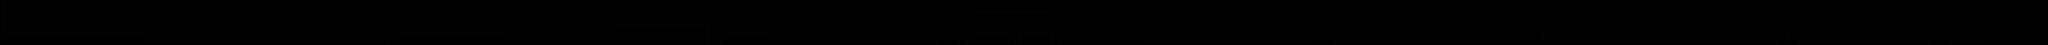

Rendered tile map (Tiled .tmx) drawn with the repository's tilesets; below, a short description and the map source with its tile grids summarised:
An orthogonal 500x11 tile map with 64x64 px tiles, 1 tile layer (Tile Layer 1).

<map version="1.0" orientation="orthogonal" renderorder="right-down" width="500" height="11" tilewidth="64" tileheight="64" nextobjectid="1">
 <tileset firstgid="1" name="Tileset" tilewidth="64" tileheight="64" tilecount="20" columns="4">
  <image source="../Images/Tileset.png" width="257" height="321" />
 </tileset>
 <layer name="Tile Layer 1" width="500" height="11">
  <data>[5500 cells, 591 non-empty, 18 distinct tile ids]</data>
 </layer>
</map>
